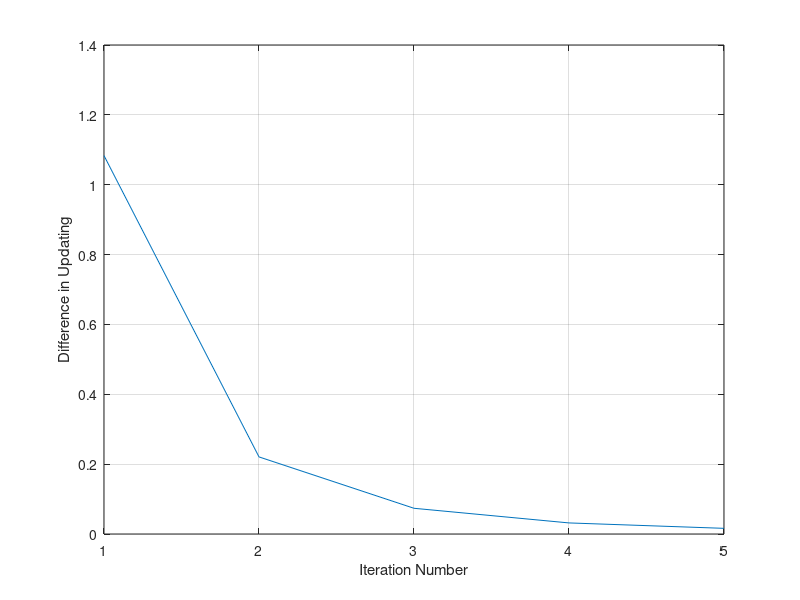

This figure's MATLAB source:
clear;clc;
N = 8;
K = 2;
H = randn(N) + 1j*randn(N);
Tu = dftmtx(N);
for ii=1:5
    V = H*Tu(:,1:K);
    [Q,R] = qr(V);
    Td = Q(:,1:K);
    U = H'*Td;
    [Q,R] = qr(U);
    error(ii) = norm(Q(:,1:K) - Tu(:,1:K),'fro')/norm(Tu(:,1:K),'fro');
    Tu = Q(:,1:K);
end
[U,S,V] = svd(H);
Td(:,1:K)'*H*Tu(:,1:K)

U(:,1:K)'*H*V(:,1:K)


figure
plot(error);
grid on
xlabel('Iteration Number')
ylabel('Difference in Updating')